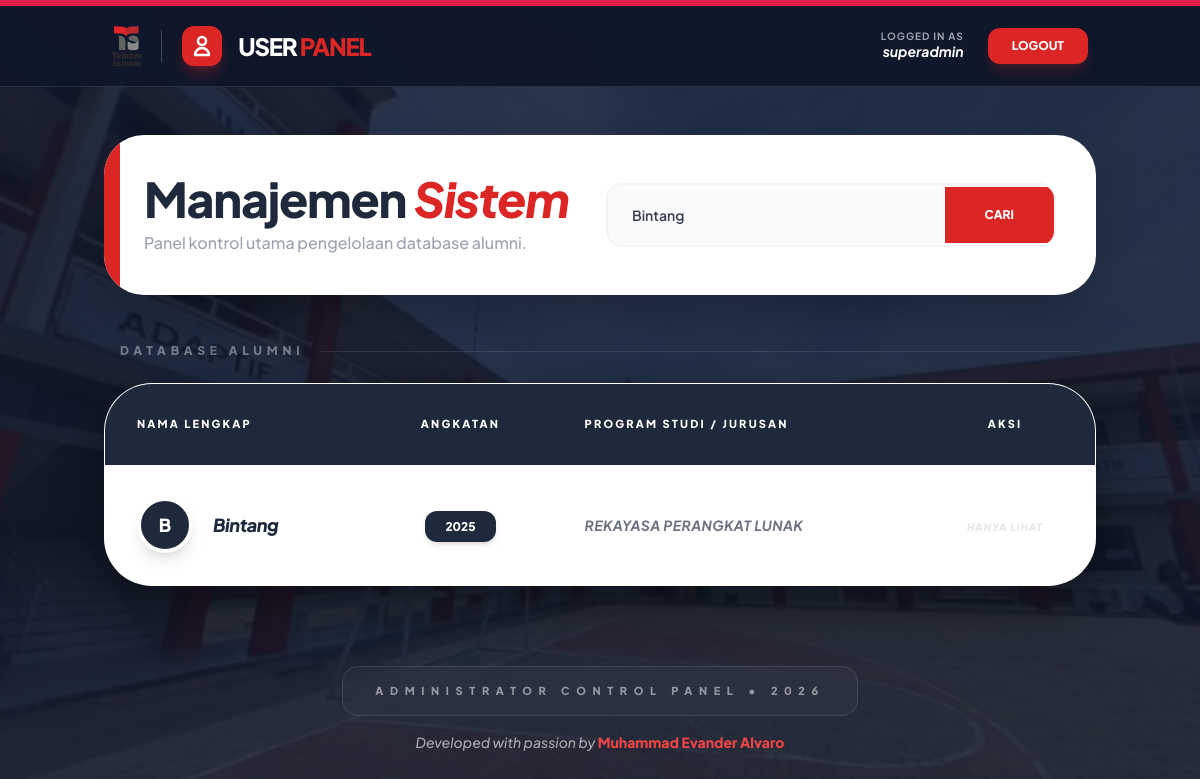
Screenshot of /dashboard_user.php?cari=Bintang (signed in) with the database file from the repository.
### tables this page shows
CREATE TABLE `alumni` (
  `id_alumni` int NOT NULL,
  `nama` varchar(50) NOT NULL,
  `angkatan` int NOT NULL,
  `jurusan` varchar(50) NOT NULL
);

### dashboard_user.php (the view, shortened to what this page needs)
<?php
include 'koneksi.php';
$id_saya    = $_SESSION['id_alumni'] ?? null;
$nama_saya  = $_SESSION['nama'] ?? "User";
$keyword = "";
$query = "SELECT * FROM alumni";
if (isset($_GET['cari']) && !empty($_GET['cari'])) {
    $keyword = mysqli_real_escape_string($koneksi, $_GET['cari']);
    $query .= " WHERE nama LIKE '%$keyword%' OR angkatan LIKE '%$keyword%' OR jurusan LIKE '%$keyword%'";
}
$query .= " ORDER BY nama ASC";
$data = mysqli_query($koneksi, $query);
?>
<!DOCTYPE html>
<html lang="id">
<head>
    <script src="https://cdn.tailwindcss.com"></script>
</head>
<body class="bg-custom antialiased border-accent">
    <nav class="bg-[#0f172a]/95 backdrop-blur-lg border-b border-white/10 sticky top-0 z-50">
        <div class="container mx-auto px-6 h-20 flex justify-between items-center">
            <div class="flex items-center gap-4">
                <img src="logo.png" alt="Logo Telkom" class="h-10 w-auto object-contain">
                <div class="bg-red-600 p-2 rounded-xl shadow-lg shadow-red-600/30">
                    <svg class="w-6 h-6 text-white" fill="none" stroke="currentColor" viewBox="0 0 24 24">
                        <path stroke-linecap="round" stroke-linejoin="round" stroke-width="2.5" d="M16 7a4 4 0 11-8 0 4 4 0 018 0zM12 14a7 7 0 00-7 7h14a7 7 0 00-7-7z"></path>
                    </svg>
                </div>
                <h2 class="text-white font-extrabold text-2xl tracking-tighter uppercase">
                    USER <span class="text-red-600">PANEL</span>
                </h2>
            </div>
            <div class="flex items-center gap-6">
                <div class="text-right hidden sm:block">
                    <p class="text-gray-400 text-[10px] uppercase font-bold tracking-widest leading-none">Logged in as</p>
                    <p class="text-white font-bold italic text-sm"><?= htmlspecialchars($nama_saya); ?></p>
                </div>
                <a href="logout.php" class="bg-red-600 text-white px-6 py-2.5 rounded-xl text-xs font-black uppercase hover:bg-red-700 transition-all shadow-lg shadow-red-600/20 active:scale-95">
                    Logout
                </a>
            </div>
        </div>
    </nav>
    <main class="container mx-auto px-4 py-12">
        <div class="bg-white rounded-[2.5rem] p-10 mb-12 shadow-2xl flex flex-col md:flex-row justify-between items-center relative overflow-hidden">
            <div class="absolute left-0 top-0 bottom-0 w-4 bg-red-600"></div>
            <div class="mb-8 md:mb-0">
                <h1 class="text-5xl font-extrabold text-[#1e293b] tracking-tight">
                    Manajemen <span class="text-red-600 italic">Sistem</span>
                </h1>
                <p class="text-gray-400 text-base mt-2 font-medium">Panel kontrol utama pengelolaan database alumni.</p>
            </div>
            <div class="w-full md:w-auto">
                <form action="" method="GET" class="flex items-center bg-gray-50 rounded-2xl border-2 border-gray-100 overflow-hidden md:w-[450px] focus-within:border-red-500 transition-all">
                    <input type="text" name="cari" value="<?= htmlspecialchars($keyword); ?>" placeholder="Cari nama, angkatan, atau jurusan..."
                        class="flex-1 px-6 py-5 bg-transparent outline-none text-sm font-semibold text-gray-700">
                    <button type="submit" class="bg-red-600 text-white px-10 py-5 text-xs font-black uppercase hover:bg-red-700 transition-all active:bg-red-800">
                        Cari
                    </button>
                </form>
            </div>
        </div>
        <div class="mb-6 flex items-center gap-4 px-4">
             <span class="flex-none text-white/40 text-xs font-black uppercase tracking-[0.4em]">Database Alumni</span>
             <div class="h-[1px] w-full bg-white/10"></div>
        </div>
        <div class="bg-white rounded-[3rem] overflow-hidden shadow-[0_20px_50px_rgba(0,0,0,0.4)] border border-white/20">
            <table class="w-full text-left border-collapse">
                <thead class="bg-[#1e293b] text-white">
                    <tr>
                        <th class="p-8 text-[11px] uppercase font-black tracking-[0.2em]">Nama Lengkap</th>
                        <th class="p-8 text-[11px] uppercase font-black tracking-[0.2em] text-center">Angkatan</th>
                        <th class="p-8 text-[11px] uppercase font-black tracking-[0.2em]">Program Studi / Jurusan</th>
                        <th class="p-8 text-[11px] uppercase font-black tracking-[0.2em] text-center">Aksi</th>
                    </tr>
                </thead>
                <tbody class="divide-y divide-gray-100">
                    <?php if (mysqli_num_rows($data) > 0): ?>
                        <?php while ($row = mysqli_fetch_assoc($data)):
                            $is_my_data = ($id_saya && $row['id_alumni'] == $id_saya);
                            $initial = strtoupper(substr($row['nama'], 0, 1));
                            $foto_profil = $row['foto'];
                            $path_foto = 'uploads/' . $foto_profil;
                        ?>
                        <tr class="row-hover transition-all">
                            <td class="p-8">
                                <div class="flex items-center gap-5">
                                    <div class="relative">
                                        <?php if (!empty($foto_profil) && file_exists($path_foto)): ?>
                                            <div class="h-14 w-14 rounded-full p-1 border-2 <?= $is_my_data ? 'border-red-600' : 'border-gray-200' ?> shadow-inner overflow-hidden">
                                                <img src="<?= $path_foto ?>" class="h-full w-full rounded-full object-cover" alt="Avatar">
                                            </div>
                                        <?php else: ?>
                                            <div class="h-14 w-14 rounded-full <?= $is_my_data ? 'bg-red-600' : 'bg-[#1e293b]' ?> text-white flex items-center justify-center font-black text-lg shadow-lg border-4 border-white">
                                                <?= $initial; ?>
                                            </div>
                                        <?php endif; ?>
                                    </div>
                                    <span class="font-extrabold italic text-lg tracking-tight <?= $is_my_data ? 'text-red-600' : 'text-[#1e293b]'; ?>">
                                        <?= htmlspecialchars($row['nama']); ?>
                                    </span>
                                </div>
                            </td>
                            <td class="p-8 text-center">
                                <span class="bg-[#1e293b] text-white text-[12px] font-black px-5 py-2 rounded-xl shadow-md">
                                    <?= htmlspecialchars($row['angkatan']); ?>
                                </span>
                            </td>
                            <td class="p-8">
                                <p class="text-sm italic font-bold text-gray-500 tracking-wide uppercase">
                                    <?= htmlspecialchars($row['jurusan']); ?>
                                </p>
                            </td>
                            <td class="p-8 text-center">
                                <?php if($is_my_data): ?>
                                    <a href="edit.php?id=<?= $row['id_alumni']; ?>" class="inline-block bg-red-600 text-white px-8 py-2.5 rounded-xl text-[11px] font-black uppercase hover:bg-red-700 transition-all shadow-lg shadow-red-600/30 hover:-translate-y-0.5">
                                        Edit Profil
                                    </a>
                                <?php else: ?>
                                    <span class="text-gray-300 text-[10px] font-black uppercase italic tracking-widest opacity-60">Hanya Lihat</span>
                                <?php endif; ?>
                            </td>
                        </tr>
                        <?php endwhile; ?>
                    <?php endif; ?>
                </tbody>
            </table>
        </div>
        <footer class="mt-20 text-center">
            <div class="inline-block glass px-8 py-4 rounded-2xl mb-4">
                <p class="text-[11px] text-white/50 uppercase tracking-[0.6em] font-black">
                    Administrator Control Panel • 2026
                </p>
            </div>
            <p class="text-sm text-white/60 font-medium italic">
                Developed with passion by <span class="text-red-500 font-black not-italic">Muhammad Evander Alvaro</span>
            </p>
        </footer>
    </main>
</body>
</html>

### dashboard_user.php (style rules this page uses)
body { font-family: 'Plus Jakarta Sans', sans-serif; }
.bg-custom { background: linear-gradient(rgba(15, 23, 42, 0.85), rgba(15, 23, 42, 0.85)), url('background.jpg'); background-size: cover; background-position: center; background-attachment: fixed; min-height: 100vh; }
.border-accent { border-top: 6px solid #e11d48; border-bottom: 6px solid #e11d48; }
.glass { background: rgba(255, 255, 255, 0.03); backdrop-filter: blur(10px); border: 1px solid rgba(255, 255, 255, 0.1); }

### rows the page displays
alumni: nama "B", nama "Bintang", angkatan "2025", jurusan "REKAYASA PERANGKAT LUNAK"

### other values shown
$nama_saya "superadmin"
